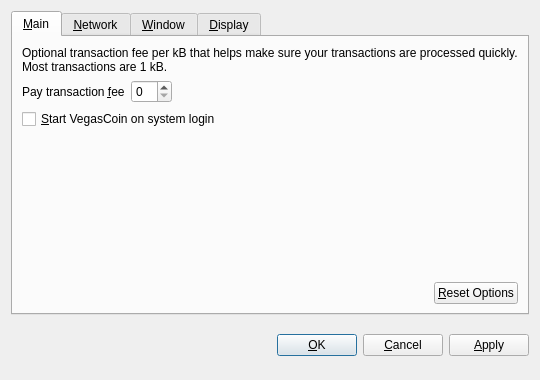
<?xml version="1.0" encoding="UTF-8"?>
<ui version="4.0">
 <class>OptionsDialog</class>
 <widget class="QDialog" name="OptionsDialog">
  <property name="geometry">
   <rect>
    <x>0</x>
    <y>0</y>
    <width>540</width>
    <height>380</height>
   </rect>
  </property>
  <property name="windowTitle">
   <string>Options</string>
  </property>
  <property name="modal">
   <bool>true</bool>
  </property>
  <layout class="QVBoxLayout" name="verticalLayout">
   <item>
    <widget class="QTabWidget" name="tabWidget">
     <property name="tabPosition">
      <enum>QTabWidget::North</enum>
     </property>
     <property name="currentIndex">
      <number>0</number>
     </property>
     <widget class="QWidget" name="tabMain">
      <attribute name="title">
       <string>&amp;Main</string>
      </attribute>
      <layout class="QVBoxLayout" name="verticalLayout_Main">
       <item>
        <widget class="QLabel" name="transactionFeeInfoLabel">
         <property name="text">
          <string>Optional transaction fee per kB that helps make sure your transactions are processed quickly. Most transactions are 1 kB.</string>
         </property>
         <property name="textFormat">
          <enum>Qt::PlainText</enum>
         </property>
         <property name="wordWrap">
          <bool>true</bool>
         </property>
        </widget>
       </item>
       <item>
        <layout class="QHBoxLayout" name="horizontalLayout_1_Main">
         <item>
          <widget class="QLabel" name="transactionFeeLabel">
           <property name="text">
            <string>Pay transaction &amp;fee</string>
           </property>
           <property name="textFormat">
            <enum>Qt::PlainText</enum>
           </property>
           <property name="buddy">
            <cstring>transactionFee</cstring>
           </property>
          </widget>
         </item>
         <item>
          <widget class="VegascoinAmountField" name="transactionFee"/>
         </item>
         <item>
          <spacer name="horizontalSpacer_1_Main">
           <property name="orientation">
            <enum>Qt::Horizontal</enum>
           </property>
           <property name="sizeHint" stdset="0">
            <size>
             <width>40</width>
             <height>20</height>
            </size>
           </property>
          </spacer>
         </item>
        </layout>
       </item>
       <item>
        <widget class="QCheckBox" name="vegascoinAtStartup">
         <property name="toolTip">
          <string>Automatically start VegasCoin after logging in to the system.</string>
         </property>
         <property name="text">
          <string>&amp;Start VegasCoin on system login</string>
         </property>
        </widget>
       </item>
       <item>
        <spacer name="verticalSpacer_Main">
         <property name="orientation">
          <enum>Qt::Vertical</enum>
         </property>
         <property name="sizeHint" stdset="0">
          <size>
           <width>20</width>
           <height>40</height>
          </size>
         </property>
        </spacer>
       </item>
       <item>
        <layout class="QHBoxLayout" name="horizontalLayout_2_Main">
         <item>
          <spacer name="horizontalSpacer_2_Main">
           <property name="orientation">
            <enum>Qt::Horizontal</enum>
           </property>
           <property name="sizeHint" stdset="0">
            <size>
             <width>40</width>
             <height>20</height>
            </size>
           </property>
          </spacer>
         </item>
         <item>
          <widget class="QPushButton" name="resetButton">
           <property name="toolTip">
            <string>Reset all client options to default.</string>
           </property>
           <property name="text">
            <string>&amp;Reset Options</string>
           </property>
           <property name="autoDefault">
            <bool>false</bool>
           </property>
          </widget>
         </item>
        </layout>
       </item>
      </layout>
     </widget>
     <widget class="QWidget" name="tabNetwork">
      <attribute name="title">
       <string>&amp;Network</string>
      </attribute>
      <layout class="QVBoxLayout" name="verticalLayout_Network">
       <item>
        <widget class="QCheckBox" name="mapPortUpnp">
         <property name="toolTip">
          <string>Automatically open the VegasCoin client port on the router. This only works when your router supports UPnP and it is enabled.</string>
         </property>
         <property name="text">
          <string>Map port using &amp;UPnP</string>
         </property>
        </widget>
       </item>
       <item>
        <widget class="QCheckBox" name="connectSocks">
         <property name="toolTip">
          <string>Connect to the VegasCoin network through a SOCKS proxy (e.g. when connecting through Tor).</string>
         </property>
         <property name="text">
          <string>&amp;Connect through SOCKS proxy:</string>
         </property>
        </widget>
       </item>
       <item>
        <layout class="QHBoxLayout" name="horizontalLayout_Network">
         <item>
          <widget class="QLabel" name="proxyIpLabel">
           <property name="text">
            <string>Proxy &amp;IP:</string>
           </property>
           <property name="textFormat">
            <enum>Qt::PlainText</enum>
           </property>
           <property name="buddy">
            <cstring>proxyIp</cstring>
           </property>
          </widget>
         </item>
         <item>
          <widget class="QValidatedLineEdit" name="proxyIp">
           <property name="maximumSize">
            <size>
             <width>140</width>
             <height>16777215</height>
            </size>
           </property>
           <property name="toolTip">
            <string>IP address of the proxy (e.g. 127.0.0.1)</string>
           </property>
          </widget>
         </item>
         <item>
          <widget class="QLabel" name="proxyPortLabel">
           <property name="text">
            <string>&amp;Port:</string>
           </property>
           <property name="textFormat">
            <enum>Qt::PlainText</enum>
           </property>
           <property name="buddy">
            <cstring>proxyPort</cstring>
           </property>
          </widget>
         </item>
         <item>
          <widget class="QLineEdit" name="proxyPort">
           <property name="maximumSize">
            <size>
             <width>55</width>
             <height>16777215</height>
            </size>
           </property>
           <property name="toolTip">
            <string>Port of the proxy (e.g. 9050)</string>
           </property>
          </widget>
         </item>
         <item>
          <widget class="QLabel" name="socksVersionLabel">
           <property name="text">
            <string>SOCKS &amp;Version:</string>
           </property>
           <property name="textFormat">
            <enum>Qt::PlainText</enum>
           </property>
           <property name="buddy">
            <cstring>socksVersion</cstring>
           </property>
          </widget>
         </item>
         <item>
          <widget class="QValueComboBox" name="socksVersion">
           <property name="toolTip">
            <string>SOCKS version of the proxy (e.g. 5)</string>
           </property>
          </widget>
         </item>
         <item>
          <spacer name="horizontalSpacer_Network">
           <property name="orientation">
            <enum>Qt::Horizontal</enum>
           </property>
           <property name="sizeHint" stdset="0">
            <size>
             <width>40</width>
             <height>20</height>
            </size>
           </property>
          </spacer>
         </item>
        </layout>
       </item>
       <item>
        <spacer name="verticalSpacer_Network">
         <property name="orientation">
          <enum>Qt::Vertical</enum>
         </property>
         <property name="sizeHint" stdset="0">
          <size>
           <width>20</width>
           <height>40</height>
          </size>
         </property>
        </spacer>
       </item>
      </layout>
     </widget>
     <widget class="QWidget" name="tabWindow">
      <attribute name="title">
       <string>&amp;Window</string>
      </attribute>
      <layout class="QVBoxLayout" name="verticalLayout_Window">
       <item>
        <widget class="QCheckBox" name="minimizeToTray">
         <property name="toolTip">
          <string>Show only a tray icon after minimizing the window.</string>
         </property>
         <property name="text">
          <string>&amp;Minimize to the tray instead of the taskbar</string>
         </property>
        </widget>
       </item>
       <item>
        <widget class="QCheckBox" name="minimizeOnClose">
         <property name="toolTip">
          <string>Minimize instead of exit the application when the window is closed. When this option is enabled, the application will be closed only after selecting Quit in the menu.</string>
         </property>
         <property name="text">
          <string>M&amp;inimize on close</string>
         </property>
        </widget>
       </item>
       <item>
        <spacer name="verticalSpacer_Window">
         <property name="orientation">
          <enum>Qt::Vertical</enum>
         </property>
         <property name="sizeHint" stdset="0">
          <size>
           <width>20</width>
           <height>40</height>
          </size>
         </property>
        </spacer>
       </item>
      </layout>
     </widget>
     <widget class="QWidget" name="tabDisplay">
      <attribute name="title">
       <string>&amp;Display</string>
      </attribute>
      <layout class="QVBoxLayout" name="verticalLayout_Display">
       <item>
        <layout class="QHBoxLayout" name="horizontalLayout_1_Display">
         <item>
          <widget class="QLabel" name="langLabel">
           <property name="text">
            <string>User Interface &amp;language:</string>
           </property>
           <property name="textFormat">
            <enum>Qt::PlainText</enum>
           </property>
           <property name="buddy">
            <cstring>lang</cstring>
           </property>
          </widget>
         </item>
         <item>
          <widget class="QValueComboBox" name="lang">
           <property name="toolTip">
            <string>The user interface language can be set here. This setting will take effect after restarting VegasCoin.</string>
           </property>
          </widget>
         </item>
        </layout>
       </item>
       <item>
        <layout class="QHBoxLayout" name="horizontalLayout_2_Display">
         <item>
          <widget class="QLabel" name="unitLabel">
           <property name="text">
            <string>&amp;Unit to show amounts in:</string>
           </property>
           <property name="textFormat">
            <enum>Qt::PlainText</enum>
           </property>
           <property name="buddy">
            <cstring>unit</cstring>
           </property>
          </widget>
         </item>
         <item>
          <widget class="QValueComboBox" name="unit">
           <property name="toolTip">
            <string>Choose the default subdivision unit to show in the interface and when sending coins.</string>
           </property>
          </widget>
         </item>
        </layout>
       </item>
       <item>
        <widget class="QCheckBox" name="displayAddresses">
         <property name="toolTip">
          <string>Whether to show VegasCoin addresses in the transaction list or not.</string>
         </property>
         <property name="text">
          <string>&amp;Display addresses in transaction list</string>
         </property>
        </widget>
       </item>
       <item>
        <spacer name="verticalSpacer_Display">
         <property name="orientation">
          <enum>Qt::Vertical</enum>
         </property>
         <property name="sizeHint" stdset="0">
          <size>
           <width>20</width>
           <height>40</height>
          </size>
         </property>
        </spacer>
       </item>
      </layout>
     </widget>
    </widget>
   </item>
   <item>
    <layout class="QHBoxLayout" name="horizontalLayout_Buttons">
     <item>
      <spacer name="horizontalSpacer_1">
       <property name="orientation">
        <enum>Qt::Horizontal</enum>
       </property>
       <property name="sizeHint" stdset="0">
        <size>
         <width>40</width>
         <height>48</height>
        </size>
       </property>
      </spacer>
     </item>
     <item>
      <widget class="QLabel" name="statusLabel">
       <property name="font">
        <font>
         <weight>75</weight>
         <bold>true</bold>
        </font>
       </property>
       <property name="text">
        <string/>
       </property>
       <property name="textFormat">
        <enum>Qt::PlainText</enum>
       </property>
       <property name="wordWrap">
        <bool>true</bool>
       </property>
      </widget>
     </item>
     <item>
      <spacer name="horizontalSpacer_2">
       <property name="orientation">
        <enum>Qt::Horizontal</enum>
       </property>
       <property name="sizeHint" stdset="0">
        <size>
         <width>40</width>
         <height>48</height>
        </size>
       </property>
      </spacer>
     </item>
     <item>
      <widget class="QPushButton" name="okButton">
       <property name="text">
        <string>&amp;OK</string>
       </property>
      </widget>
     </item>
     <item>
      <widget class="QPushButton" name="cancelButton">
       <property name="text">
        <string>&amp;Cancel</string>
       </property>
       <property name="autoDefault">
        <bool>false</bool>
       </property>
      </widget>
     </item>
     <item>
      <widget class="QPushButton" name="applyButton">
       <property name="text">
        <string>&amp;Apply</string>
       </property>
       <property name="autoDefault">
        <bool>false</bool>
       </property>
      </widget>
     </item>
    </layout>
   </item>
  </layout>
 </widget>
 <customwidgets>
  <customwidget>
   <class>VegascoinAmountField</class>
   <extends>QSpinBox</extends>
   <header>vegascoinamountfield.h</header>
  </customwidget>
  <customwidget>
   <class>QValueComboBox</class>
   <extends>QComboBox</extends>
   <header>qvaluecombobox.h</header>
  </customwidget>
  <customwidget>
   <class>QValidatedLineEdit</class>
   <extends>QLineEdit</extends>
   <header>qvalidatedlineedit.h</header>
  </customwidget>
 </customwidgets>
 <resources/>
 <connections/>
</ui>
